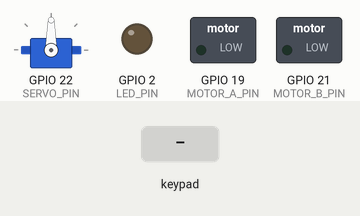
Simulated run of this sketch. Board: ESP32. On the bench: servo, switched loads named in the sketch (green lamp = pin HIGH), output pins drawn as LEDs (lit = HIGH). Dashed ring = blinking. The test bench sets the inputs (shaded band). What the sketch prints to the serial monitor is not drawn.

Above: at 1.2 s.
1.3 s: key 'O' pressed
At 1.9 s:
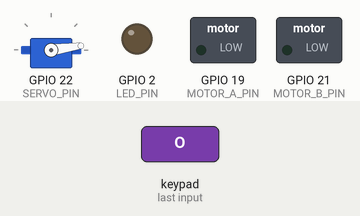
4.3 s: key 'U' pressed
At 4.5 s:
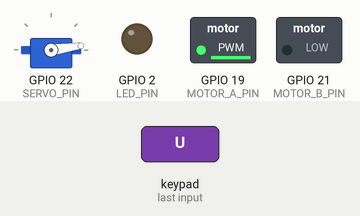
6.2 s: key 'D' pressed
At 6.42 s:
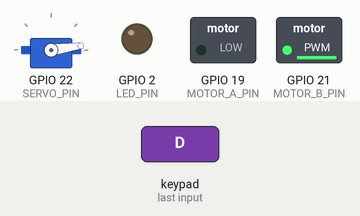
8.1 s: key '+' pressed
At 8.26 s:
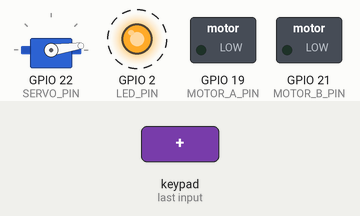
Timing chart, 0 to 11.1 s (numbered marks = the images above; inputs shaded):
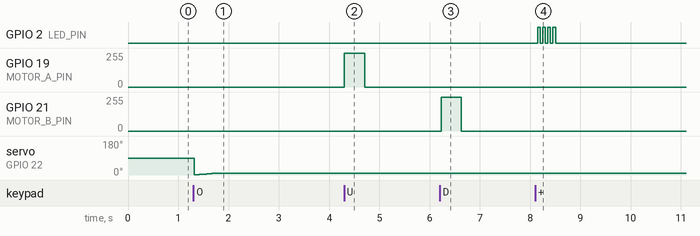

The sketch:

TUES_bluetooth_demo.ino
```cpp
// (licence header left out)
// Board selection. Comment out for Arduino AVR boards.
#define _ESP32_

// Dabble configuration options
#define CUSTOM_SETTINGS
#define INCLUDE_TERMINAL_MODULE
#define INCLUDE_GAMEPAD_MODULE
#ifdef _ESP32_
	// Does not compile with increased warnings in Arduino IDE because some are treated as errors.
	#include <DabbleESP32.h>
	#include <ESP32Servo.h>
#else
	#include <Dabble.h>
	#include <Servo.h>
#endif

#ifdef _ESP32_
	#if !defined(CONFIG_BT_ENABLED) || !defined(CONFIG_BT_BLUEDROID_ENABLED)
		#error Bluetooth is not enabled! Please run `make menuconfig` to enable it.
	#endif
	#if !defined(CONFIG_BT_SPP_ENABLED)
		#error Serial Port Profile for Bluetooth is not available or not enabled.
	#endif

	#define LED_PIN		2
	#define SERVO_PIN	22
	#define MOTOR_A_PIN	19
	#define MOTOR_B_PIN	21
#else
	#define LED_PIN		13
	#define SERVO_PIN	10
	#define MOTOR_A_PIN	11
	#define MOTOR_B_PIN	12
	#define RX_PIN		2
	#define TX_PIN		3
	#define BT_BAUDRATE	9600
#endif

#define UART_BAUDRATE	38400
#define UART_TIMEOUT	10		// ms

static void serial_relay(void);
static void joystick_execute(void);

#ifdef _ESP32_
	static const char device_name[] = "ESP32-BT-Slave";
#endif

static Servo servo_1;

void setup()
{
	#ifdef _ESP32_
		Dabble.begin(device_name);
	#else
		Dabble.begin(BT_BAUDRATE, RX_PIN, TX_PIN);
	#endif

	pinMode(LED_PIN, OUTPUT);
	pinMode(MOTOR_A_PIN, OUTPUT);
	pinMode(MOTOR_B_PIN, OUTPUT);
	digitalWrite(LED_PIN, LOW);
	digitalWrite(MOTOR_A_PIN, LOW);
	digitalWrite(MOTOR_B_PIN, LOW);

	servo_1.attach(SERVO_PIN);

	Serial.begin(UART_BAUDRATE);
	Serial.setTimeout(UART_TIMEOUT);
	Serial.println("Setup complete.");
}

void loop()
{
	// This function is used to refresh data obtained from smartphone.
	// Hence calling this function is mandatory in order to get data properly from your mobile.
	Dabble.processInput();
	serial_relay();
	joystick_execute();
	delay(50);
}

/*
	Relays data from the Bluetooth module to the UART interface and vice-versa.
	A maximum of 256 characters can be sent from the UART interface to the Bluetooth module.
	Otherwise the buffer of the Serial library fills up and characters are silently dropped.
	A maximum of 64 characters can be sent from the Bluetooth module to the UART interface.
	In this case the buffer of the Dabble library fills up. Result is the same - some
	characters are silently dropped.
	Does not work correctly for non-ASCII characters.
	Tested on Arduino Uno and ESP32, the lenght limits might differ on other boards.
*/
static void serial_relay(void)
{
	static String serial_data = "";
	static bool data_flag = false;

	if (Serial.available())
	{
		// Blocks for UART_TIMEOUT
		serial_data = Serial.readString();
		data_flag = true;
	}
	if (data_flag == true)
	{
		Terminal.print(serial_data);
		serial_data = "";
		data_flag = false;
	}
	if (Terminal.available())
	{
		while (Terminal.available())
		{
			Serial.write(Terminal.read());
		}
		Serial.println();
	}
}

static void joystick_execute(void)
{
	static uint8_t servo_pos = 0;
	static bool led_on = false;
	bool motor_forward = true;
	uint8_t motor_speed = 0;
	float angle_y = 0.0;

	if (GamePad.isStartPressed())
	{
		led_on = !led_on;
		digitalWrite(LED_PIN, led_on);
	}
	if (GamePad.isSquarePressed() && servo_pos > 0)
	{
		servo_pos--;
		servo_1.write(servo_pos);
	}
	if (GamePad.isCirclePressed() && servo_pos < 180)
	{
		servo_pos++;
		servo_1.write(servo_pos);
	}
	angle_y = GamePad.getYaxisData();
	motor_forward = angle_y > 0.0 ? true : false;
	motor_speed = (uint8_t) (abs(angle_y) * 36.0);
	if (motor_forward)
	{
		digitalWrite(MOTOR_B_PIN, LOW);
		analogWrite(MOTOR_A_PIN, motor_speed);
	}
	else
	{
		digitalWrite(MOTOR_A_PIN, LOW);
		analogWrite(MOTOR_B_PIN, motor_speed);
	}
}
```

Measured:
- after the input at 1.3 s, servo on GPIO 22 (SERVO_PIN): 90° → 8° at once
- after the input at 4.3 s, GPIO 19 (MOTOR_A_PIN): 0/255 → 252/255 at once, → 0/255 0.40 s later
- after the input at 6.2 s, GPIO 21 (MOTOR_B_PIN): 0/255 → 252/255 at once, → 0/255 0.40 s later
- after the input at 8.1 s, GPIO 2 (LED_PIN): alternates HIGH for 0.05 s and LOW for 0.05 s, 8 changes in all, then stays LOW, starting after 0.05 s
